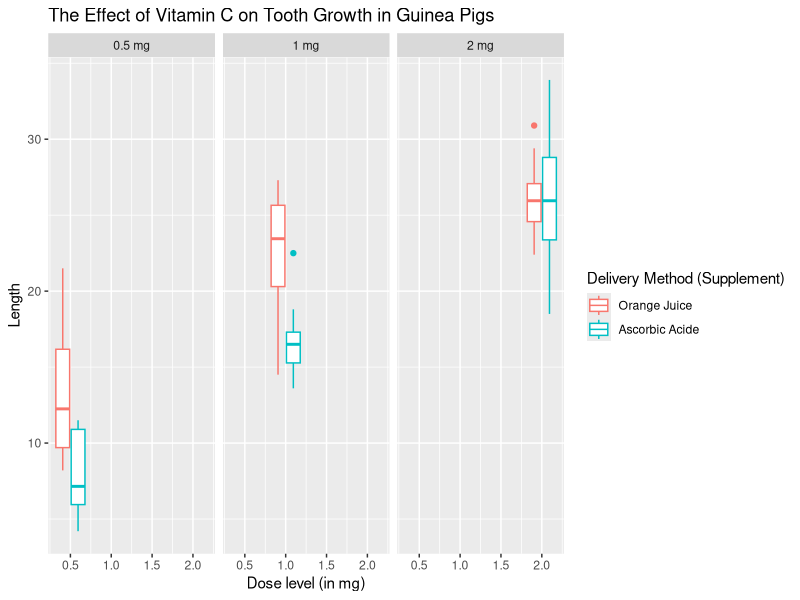

This figure's R source: (Note: this script raises an error after producing the figure.)
## ---- chunk 1
library(knitr)
# always echo.
opts_chunk$set(echo = TRUE, fig.width = 12, fig.height = 5)
## ---- chunk 2
#load data set from R's provided datasets
data(ToothGrowth)
## ---- chunk 3
library(ggplot2)
#plot and customize graph
g <- ggplot(ToothGrowth,aes(x = dose, y = len, color=supp))
g <- g + ggtitle("The Effect of Vitamin C on Tooth Growth in Guinea Pigs") 
g <- g + xlab("Dose level (in mg)") + ylab("Length")
g <- g + scale_color_discrete(name="Delivery Method (Supplement)",
                         breaks=c("OJ", "VC"),
                         labels=c("Orange Juice", "Ascorbic Acide"))
g <- g + geom_boxplot()
g <- g + facet_grid(. ~ dose , labeller = function(variable, value){ paste0(value," mg") })
g
## ---- chunk 4
# Assume variances ARE equal
rbind(t.test(len ~ supp, paired=FALSE, var.equal=T, data=ToothGrowth)$conf,
      t.test(len ~ supp, paired=FALSE, var.equal=T, data=ToothGrowth)$conf
      )
## ---- chunk 5
str(ToothGrowth)
summary(ToothGrowth)
head(ToothGrowth)
## ---- chunk 6
require(graphics)
coplot(len ~ dose | supp, data = ToothGrowth, panel = panel.smooth,
       xlab = "ToothGrowth data: length vs dose, given type of supplement")
## ---- chunk 7
#plot and customize graph
g <- ggplot(ToothGrowth,aes(x = dose, y = len, color=supp))
g <- g + ggtitle("The Effect of Vitamin C on Tooth Growth in Guinea Pigs") 
g <- g + xlab("Dose level (in mg)") + ylab("Length")
g <- g + scale_color_discrete(name="Delivery Method (Supplement)",
                         breaks=c("OJ", "VC"),
                         labels=c("Orange Juice", "Ascorbic Acide"))
g <- g + geom_boxplot()
g <- g + facet_grid(. ~ dose , labeller = function(variable, value){ paste0(value," mg") })
g
## ---- chunk 8
# Assume variances ARE equal
rbind(t.test(len ~ supp, paired=FALSE, var.equal=T, data=ToothGrowth)$conf,
      t.test(len ~ supp, paired=FALSE, var.equal=T, data=ToothGrowth)$conf
      )
## ---- chunk 9
factor(ToothGrowth$supp)
